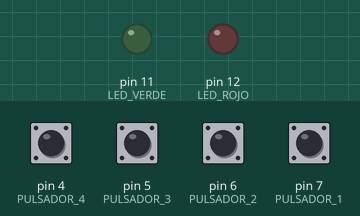
A sketch run on a simulated Arduino Uno, built with avr-gcc and run on an emulated ATmega328P. Parts: output pins drawn as LEDs (lit = HIGH). The test bench sets the inputs (shaded band); at power-on: pin 4 (PULSADOR_4), pin 5 (PULSADOR_3), pin 6 (PULSADOR_2), pin 7 (PULSADOR_1) LOW.

Above: at 1.4 s.
1.5 s: pin 4 (PULSADOR_4) pulled HIGH for 1 s
At 3.4 s:
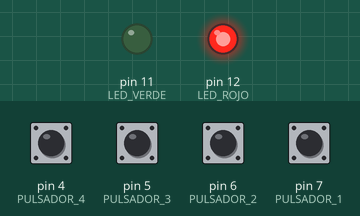
Timing chart, 0 to 9.2 s (numbered marks = the images above; inputs shaded):
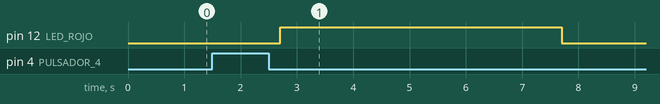

Measured:
- after the input at 1.5 s, pin 12 (LED_ROJO): LOW → HIGH after 1.2 s, → LOW 5.0 s later

The sketch:

Tema_5_BT_2_optimo_1.ino
```cpp
#define LED_ROJO 12            // Constante para el LED_ROJO
#define LED_VERDE 11           // Constante para el LED_VERDE
#define PULSADOR_1 7           // Constante para el pulsador 1
#define PULSADOR_2 6           // Constante para el pulsador 2
#define PULSADOR_3 5           // Constante para el pulsador 3
#define PULSADOR_4 4           // Constante para el pulsador 4
#define TIEMPO_PULSACION 300   // Constate para el tiempo de espera entre las pulsaciones

void setup(){
  pinMode( LED_ROJO, OUTPUT);          // Establece el pin 12 como SALIDA
  pinMode( LED_VERDE, OUTPUT);         // Establece el pin 11 como SALIDA
  pinMode( PULSADOR_1, INPUT);         // Establece el pin 7 como ENTRADA
  pinMode( PULSADOR_2, INPUT);         // Establece el pin 6 como ENTRADA
  pinMode( PULSADOR_3, INPUT);         // Establece el pin 5 como ENTRADA
  pinMode( PULSADOR_4, INPUT);         // Establece el pin 4 como ENTRADA
}


void loop() {

  //Creamos las variables que van a almacenar los estados y el codigo de seguridad
  static int estado = 0;
  byte lectura;
  static boolean estado_acierto = 1;
  const byte codigo_seguridad[4] = {1, 2, 3, 4 };


  // Bucle en el que vamos analizando una vez que haya habido pulsacion si ha sido la correcta, vamos
  // avanzando un estado cada vez que haya habido una pulsacion, tanto correcta como no.
  for( int i = 0; i < 4; i++){
    if ( estado == i){
      lectura = pulsacion();
      delay(TIEMPO_PULSACION);
      if( lectura ){
        estado++;
        if( lectura != codigo_seguridad[i] )
          estado_acierto = 0;
      }
    }
  }

  // Una vez hayamos alcanzado el cuarto estado(a la cuarta pulsacion) inicializamos el estado
  // y emitimos con el LED correcto si el codigo de seguridad ha sido el correcto.
  if( estado == 4){
    estado = 0;
    if( estado_acierto == 1){
      digitalWrite( LED_VERDE, HIGH);
      delay( 2000);
      digitalWrite( LED_VERDE, LOW);

    }
    else{
      digitalWrite( LED_ROJO, HIGH);
      delay( 5000);
      digitalWrite( LED_ROJO, LOW);
      estado_acierto = 1;
    }
  }
}


// Funcion que devuelve en forma de byte que pulsador ha sido presionado
byte pulsacion(){
  if( digitalRead( PULSADOR_1))      return 1;
  else if( digitalRead( PULSADOR_2)) return 2;
  else if( digitalRead( PULSADOR_3)) return 3;
  else if( digitalRead( PULSADOR_4)) return 4;
  else                               return 0;
}
```
